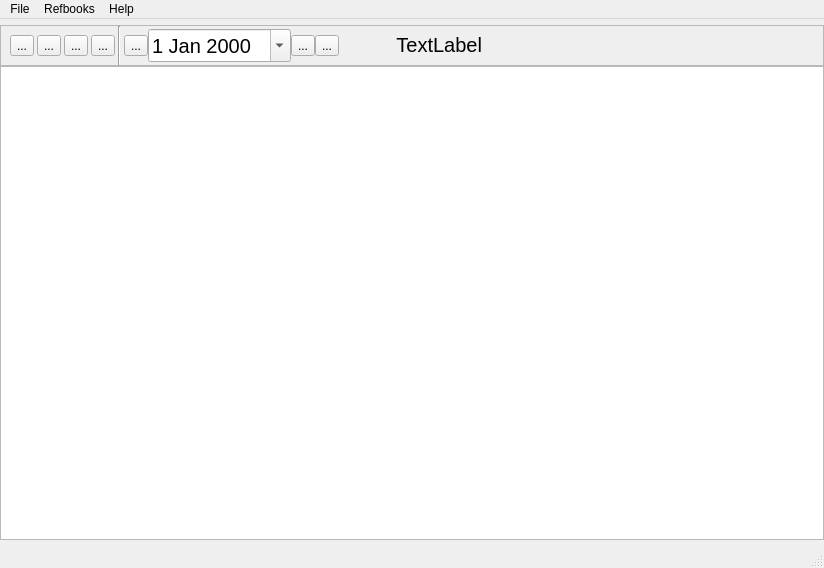
<?xml version="1.0" encoding="UTF-8"?>
<ui version="4.0">
 <class>MainWindow</class>
 <widget class="QMainWindow" name="MainWindow">
  <property name="geometry">
   <rect>
    <x>0</x>
    <y>0</y>
    <width>824</width>
    <height>568</height>
   </rect>
  </property>
  <property name="sizePolicy">
   <sizepolicy hsizetype="Expanding" vsizetype="Expanding">
    <horstretch>0</horstretch>
    <verstretch>0</verstretch>
   </sizepolicy>
  </property>
  <property name="windowTitle">
   <string>TM3</string>
  </property>
  <property name="windowIcon">
   <iconset>
    <normaloff>:/images/clock_red48.png</normaloff>:/images/clock_red48.png</iconset>
  </property>
  <property name="iconSize">
   <size>
    <width>48</width>
    <height>48</height>
   </size>
  </property>
  <widget class="QWidget" name="centralwidget">
   <layout class="QVBoxLayout" name="verticalLayout">
    <property name="spacing">
     <number>0</number>
    </property>
    <property name="leftMargin">
     <number>0</number>
    </property>
    <property name="topMargin">
     <number>6</number>
    </property>
    <property name="rightMargin">
     <number>0</number>
    </property>
    <property name="bottomMargin">
     <number>6</number>
    </property>
    <item>
     <widget class="QFrame" name="frame">
      <property name="frameShape">
       <enum>QFrame::NoFrame</enum>
      </property>
      <property name="frameShadow">
       <enum>QFrame::Sunken</enum>
      </property>
      <layout class="QVBoxLayout" name="verticalLayout_2">
       <property name="spacing">
        <number>0</number>
       </property>
       <property name="leftMargin">
        <number>0</number>
       </property>
       <property name="topMargin">
        <number>0</number>
       </property>
       <property name="rightMargin">
        <number>0</number>
       </property>
       <property name="bottomMargin">
        <number>0</number>
       </property>
       <item>
        <widget class="QFrame" name="frame_2">
         <property name="sizePolicy">
          <sizepolicy hsizetype="Expanding" vsizetype="Fixed">
           <horstretch>0</horstretch>
           <verstretch>40</verstretch>
          </sizepolicy>
         </property>
         <property name="maximumSize">
          <size>
           <width>16777215</width>
           <height>41</height>
          </size>
         </property>
         <property name="frameShape">
          <enum>QFrame::StyledPanel</enum>
         </property>
         <property name="frameShadow">
          <enum>QFrame::Raised</enum>
         </property>
         <layout class="QHBoxLayout" name="horizontalLayout_2">
          <property name="spacing">
           <number>3</number>
          </property>
          <property name="topMargin">
           <number>0</number>
          </property>
          <property name="bottomMargin">
           <number>0</number>
          </property>
          <item>
           <widget class="QToolButton" name="btnAdd">
            <property name="autoFillBackground">
             <bool>true</bool>
            </property>
            <property name="text">
             <string>...</string>
            </property>
            <property name="iconSize">
             <size>
              <width>24</width>
              <height>24</height>
             </size>
            </property>
            <property name="autoRaise">
             <bool>false</bool>
            </property>
           </widget>
          </item>
          <item>
           <widget class="QToolButton" name="btnUpdate">
            <property name="text">
             <string>...</string>
            </property>
            <property name="iconSize">
             <size>
              <width>24</width>
              <height>24</height>
             </size>
            </property>
           </widget>
          </item>
          <item>
           <widget class="QToolButton" name="btnDel">
            <property name="text">
             <string>...</string>
            </property>
            <property name="iconSize">
             <size>
              <width>24</width>
              <height>24</height>
             </size>
            </property>
           </widget>
          </item>
          <item>
           <widget class="QToolButton" name="btnReport">
            <property name="sizePolicy">
             <sizepolicy hsizetype="Fixed" vsizetype="Fixed">
              <horstretch>0</horstretch>
              <verstretch>0</verstretch>
             </sizepolicy>
            </property>
            <property name="text">
             <string>...</string>
            </property>
            <property name="iconSize">
             <size>
              <width>24</width>
              <height>24</height>
             </size>
            </property>
           </widget>
          </item>
          <item>
           <widget class="Line" name="line">
            <property name="orientation">
             <enum>Qt::Vertical</enum>
            </property>
           </widget>
          </item>
          <item>
           <widget class="QWidget" name="widget" native="true">
            <property name="sizePolicy">
             <sizepolicy hsizetype="Fixed" vsizetype="Preferred">
              <horstretch>200</horstretch>
              <verstretch>0</verstretch>
             </sizepolicy>
            </property>
            <layout class="QHBoxLayout" name="horizontalLayout">
             <property name="spacing">
              <number>0</number>
             </property>
             <property name="leftMargin">
              <number>0</number>
             </property>
             <property name="topMargin">
              <number>0</number>
             </property>
             <property name="rightMargin">
              <number>0</number>
             </property>
             <property name="bottomMargin">
              <number>0</number>
             </property>
             <item>
              <widget class="QToolButton" name="btnDateBack">
               <property name="text">
                <string>...</string>
               </property>
               <property name="icon">
                <iconset resource="../TM3res.qrc">
                 <normaloff>:/images/new/left-pointing-arrow.png</normaloff>:/images/new/left-pointing-arrow.png</iconset>
               </property>
               <property name="iconSize">
                <size>
                 <width>24</width>
                 <height>24</height>
                </size>
               </property>
              </widget>
             </item>
             <item>
              <widget class="QDateEdit" name="dateEdit">
               <property name="font">
                <font>
                 <family>Tahoma</family>
                 <pointsize>15</pointsize>
                </font>
               </property>
               <property name="calendarPopup">
                <bool>true</bool>
               </property>
              </widget>
             </item>
             <item>
              <widget class="QToolButton" name="btnToday">
               <property name="toolTip">
                <string>Сегодня</string>
               </property>
               <property name="text">
                <string>...</string>
               </property>
               <property name="icon">
                <iconset resource="../TM3res.qrc">
                 <normaloff>:/images/new/homepage.png</normaloff>:/images/new/homepage.png</iconset>
               </property>
               <property name="iconSize">
                <size>
                 <width>24</width>
                 <height>24</height>
                </size>
               </property>
              </widget>
             </item>
             <item>
              <widget class="QToolButton" name="btnDateFwd">
               <property name="text">
                <string>...</string>
               </property>
               <property name="icon">
                <iconset resource="../TM3res.qrc">
                 <normaloff>:/images/new/right-arrow.png</normaloff>:/images/new/right-arrow.png</iconset>
               </property>
               <property name="iconSize">
                <size>
                 <width>24</width>
                 <height>24</height>
                </size>
               </property>
              </widget>
             </item>
            </layout>
           </widget>
          </item>
          <item>
           <widget class="QLabel" name="lblLoad">
            <property name="sizePolicy">
             <sizepolicy hsizetype="Fixed" vsizetype="Preferred">
              <horstretch>171</horstretch>
              <verstretch>0</verstretch>
             </sizepolicy>
            </property>
            <property name="minimumSize">
             <size>
              <width>140</width>
              <height>0</height>
             </size>
            </property>
            <property name="maximumSize">
             <size>
              <width>140</width>
              <height>16777215</height>
             </size>
            </property>
            <property name="font">
             <font>
              <family>Tahoma</family>
              <pointsize>15</pointsize>
             </font>
            </property>
            <property name="text">
             <string>TextLabel</string>
            </property>
            <property name="textFormat">
             <enum>Qt::RichText</enum>
            </property>
            <property name="alignment">
             <set>Qt::AlignRight|Qt::AlignTrailing|Qt::AlignVCenter</set>
            </property>
           </widget>
          </item>
          <item>
           <spacer name="horizontalSpacer">
            <property name="orientation">
             <enum>Qt::Horizontal</enum>
            </property>
            <property name="sizeHint" stdset="0">
             <size>
              <width>437</width>
              <height>20</height>
             </size>
            </property>
           </spacer>
          </item>
         </layout>
        </widget>
       </item>
       <item>
        <widget class="QTableView" name="tableActs">
         <property name="font">
          <font>
           <family>Tahoma</family>
           <pointsize>15</pointsize>
          </font>
         </property>
         <property name="alternatingRowColors">
          <bool>true</bool>
         </property>
        </widget>
       </item>
      </layout>
     </widget>
    </item>
   </layout>
  </widget>
  <widget class="QMenuBar" name="menubar">
   <property name="geometry">
    <rect>
     <x>0</x>
     <y>0</y>
     <width>824</width>
     <height>22</height>
    </rect>
   </property>
   <widget class="QMenu" name="menuFile">
    <property name="title">
     <string>File</string>
    </property>
    <addaction name="actExit"/>
   </widget>
   <widget class="QMenu" name="menuRB">
    <property name="title">
     <string>Refbooks</string>
    </property>
    <addaction name="actNew2"/>
    <addaction name="actUnits"/>
    <addaction name="actRates"/>
    <addaction name="actTags"/>
    <addaction name="actCat"/>
   </widget>
   <widget class="QMenu" name="menuHelp">
    <property name="title">
     <string>Help</string>
    </property>
    <addaction name="actAbout"/>
   </widget>
   <addaction name="menuFile"/>
   <addaction name="menuRB"/>
   <addaction name="menuHelp"/>
  </widget>
  <widget class="QStatusBar" name="statusbar"/>
  <action name="actExit">
   <property name="text">
    <string>Exit</string>
   </property>
   <property name="toolTip">
    <string>Exit to desktop</string>
   </property>
   <property name="shortcut">
    <string>Ctrl+W</string>
   </property>
  </action>
  <action name="actAbout">
   <property name="text">
    <string>About</string>
   </property>
  </action>
  <action name="actionActNew">
   <property name="icon">
    <iconset resource="../TM3res.qrc">
     <normaloff>:/images/new/check-mark.png</normaloff>:/images/new/check-mark.png</iconset>
   </property>
   <property name="text">
    <string>Add action</string>
   </property>
   <property name="toolTip">
    <string>New action</string>
   </property>
   <property name="shortcut">
    <string>Del</string>
   </property>
  </action>
  <action name="actToggleToolBar">
   <property name="text">
    <string>Hide toolbar</string>
   </property>
   <property name="toolTip">
    <string>Hide toolbar</string>
   </property>
   <property name="shortcut">
    <string>Alt+T</string>
   </property>
  </action>
  <action name="actUnits">
   <property name="text">
    <string>Units</string>
   </property>
  </action>
  <action name="actRates">
   <property name="text">
    <string>Rates</string>
   </property>
  </action>
  <action name="actCat">
   <property name="text">
    <string>Cats</string>
   </property>
  </action>
  <action name="actionUpdate">
   <property name="icon">
    <iconset resource="../TM3res.qrc">
     <normaloff>:/images/new/pencil.png</normaloff>:/images/new/pencil.png</iconset>
   </property>
   <property name="text">
    <string>Update action</string>
   </property>
   <property name="toolTip">
    <string>Update</string>
   </property>
   <property name="shortcut">
    <string>Return</string>
   </property>
  </action>
  <action name="actionDel">
   <property name="icon">
    <iconset resource="../TM3res.qrc">
     <normaloff>:/images/new/cross.png</normaloff>:/images/new/cross.png</iconset>
   </property>
   <property name="text">
    <string>Delete action</string>
   </property>
   <property name="toolTip">
    <string>Delete action</string>
   </property>
   <property name="shortcut">
    <string>Alt+Del</string>
   </property>
  </action>
  <action name="actionSimpleReport">
   <property name="icon">
    <iconset resource="../TM3res.qrc">
     <normaloff>:/images/new/edit-document.png</normaloff>:/images/new/edit-document.png</iconset>
   </property>
   <property name="text">
    <string>Time report</string>
   </property>
   <property name="toolTip">
    <string>Time report</string>
   </property>
   <property name="shortcut">
    <string>R</string>
   </property>
  </action>
  <action name="actTags">
   <property name="text">
    <string>Tags</string>
   </property>
  </action>
  <action name="actNew2">
   <property name="icon">
    <iconset>
     <normaloff>:/images/list-add.png</normaloff>:/images/list-add.png</iconset>
   </property>
   <property name="text">
    <string>Add action</string>
   </property>
   <property name="toolTip">
    <string>New Action</string>
   </property>
   <property name="shortcut">
    <string>Ins</string>
   </property>
  </action>
 </widget>
 <resources>
  <include location="../TM3res.qrc"/>
 </resources>
 <connections>
  <connection>
   <sender>actExit</sender>
   <signal>triggered()</signal>
   <receiver>MainWindow</receiver>
   <slot>close()</slot>
   <hints>
    <hint type="sourcelabel">
     <x>-1</x>
     <y>-1</y>
    </hint>
    <hint type="destinationlabel">
     <x>399</x>
     <y>299</y>
    </hint>
   </hints>
  </connection>
  <connection>
   <sender>actAbout</sender>
   <signal>triggered()</signal>
   <receiver>MainWindow</receiver>
   <slot>about()</slot>
   <hints>
    <hint type="sourcelabel">
     <x>-1</x>
     <y>-1</y>
    </hint>
    <hint type="destinationlabel">
     <x>399</x>
     <y>299</y>
    </hint>
   </hints>
  </connection>
  <connection>
   <sender>actionActNew</sender>
   <signal>triggered()</signal>
   <receiver>MainWindow</receiver>
   <slot>addAct()</slot>
   <hints>
    <hint type="sourcelabel">
     <x>-1</x>
     <y>-1</y>
    </hint>
    <hint type="destinationlabel">
     <x>399</x>
     <y>299</y>
    </hint>
   </hints>
  </connection>
  <connection>
   <sender>actUnits</sender>
   <signal>triggered()</signal>
   <receiver>MainWindow</receiver>
   <slot>actUnitsDlg()</slot>
   <hints>
    <hint type="sourcelabel">
     <x>-1</x>
     <y>-1</y>
    </hint>
    <hint type="destinationlabel">
     <x>396</x>
     <y>296</y>
    </hint>
   </hints>
  </connection>
  <connection>
   <sender>actRates</sender>
   <signal>triggered()</signal>
   <receiver>MainWindow</receiver>
   <slot>actRates()</slot>
   <hints>
    <hint type="sourcelabel">
     <x>-1</x>
     <y>-1</y>
    </hint>
    <hint type="destinationlabel">
     <x>394</x>
     <y>294</y>
    </hint>
   </hints>
  </connection>
  <connection>
   <sender>actCat</sender>
   <signal>triggered()</signal>
   <receiver>MainWindow</receiver>
   <slot>actCatDlg()</slot>
   <hints>
    <hint type="sourcelabel">
     <x>-1</x>
     <y>-1</y>
    </hint>
    <hint type="destinationlabel">
     <x>393</x>
     <y>293</y>
    </hint>
   </hints>
  </connection>
  <connection>
   <sender>tableActs</sender>
   <signal>doubleClicked(QModelIndex)</signal>
   <receiver>MainWindow</receiver>
   <slot>updateAct(QModelIndex)</slot>
   <hints>
    <hint type="sourcelabel">
     <x>283</x>
     <y>249</y>
    </hint>
    <hint type="destinationlabel">
     <x>301</x>
     <y>579</y>
    </hint>
   </hints>
  </connection>
  <connection>
   <sender>actionDel</sender>
   <signal>triggered()</signal>
   <receiver>MainWindow</receiver>
   <slot>delAct()</slot>
   <hints>
    <hint type="sourcelabel">
     <x>-1</x>
     <y>-1</y>
    </hint>
    <hint type="destinationlabel">
     <x>420</x>
     <y>292</y>
    </hint>
   </hints>
  </connection>
  <connection>
   <sender>actionUpdate</sender>
   <signal>triggered()</signal>
   <receiver>MainWindow</receiver>
   <slot>updateAction()</slot>
   <hints>
    <hint type="sourcelabel">
     <x>-1</x>
     <y>-1</y>
    </hint>
    <hint type="destinationlabel">
     <x>420</x>
     <y>292</y>
    </hint>
   </hints>
  </connection>
  <connection>
   <sender>dateEdit</sender>
   <signal>dateChanged(QDate)</signal>
   <receiver>MainWindow</receiver>
   <slot>dateChanged()</slot>
   <hints>
    <hint type="sourcelabel">
     <x>245</x>
     <y>56</y>
    </hint>
    <hint type="destinationlabel">
     <x>241</x>
     <y>-19</y>
    </hint>
   </hints>
  </connection>
  <connection>
   <sender>btnDateBack</sender>
   <signal>clicked()</signal>
   <receiver>MainWindow</receiver>
   <slot>dayBack()</slot>
   <hints>
    <hint type="sourcelabel">
     <x>164</x>
     <y>64</y>
    </hint>
    <hint type="destinationlabel">
     <x>-51</x>
     <y>29</y>
    </hint>
   </hints>
  </connection>
  <connection>
   <sender>btnDateFwd</sender>
   <signal>clicked()</signal>
   <receiver>MainWindow</receiver>
   <slot>dayFwd()</slot>
   <hints>
    <hint type="sourcelabel">
     <x>308</x>
     <y>64</y>
    </hint>
    <hint type="destinationlabel">
     <x>312</x>
     <y>-23</y>
    </hint>
   </hints>
  </connection>
  <connection>
   <sender>actionSimpleReport</sender>
   <signal>triggered()</signal>
   <receiver>MainWindow</receiver>
   <slot>actSimpleReport()</slot>
   <hints>
    <hint type="sourcelabel">
     <x>-1</x>
     <y>-1</y>
    </hint>
    <hint type="destinationlabel">
     <x>411</x>
     <y>283</y>
    </hint>
   </hints>
  </connection>
  <connection>
   <sender>btnToday</sender>
   <signal>clicked()</signal>
   <receiver>MainWindow</receiver>
   <slot>today()</slot>
   <hints>
    <hint type="sourcelabel">
     <x>281</x>
     <y>64</y>
    </hint>
    <hint type="destinationlabel">
     <x>301</x>
     <y>-62</y>
    </hint>
   </hints>
  </connection>
  <connection>
   <sender>actTags</sender>
   <signal>triggered()</signal>
   <receiver>MainWindow</receiver>
   <slot>actTagDlg()</slot>
   <hints>
    <hint type="sourcelabel">
     <x>-1</x>
     <y>-1</y>
    </hint>
    <hint type="destinationlabel">
     <x>411</x>
     <y>283</y>
    </hint>
   </hints>
  </connection>
  <connection>
   <sender>actNew2</sender>
   <signal>triggered()</signal>
   <receiver>MainWindow</receiver>
   <slot>addAct2()</slot>
   <hints>
    <hint type="sourcelabel">
     <x>-1</x>
     <y>-1</y>
    </hint>
    <hint type="destinationlabel">
     <x>411</x>
     <y>283</y>
    </hint>
   </hints>
  </connection>
 </connections>
 <slots>
  <slot>about()</slot>
  <slot>addAct()</slot>
  <slot>toggleToolBar()</slot>
  <slot>actUnitsDlg()</slot>
  <slot>actRates()</slot>
  <slot>actCatDlg()</slot>
  <slot>updateAct(QModelIndex)</slot>
  <slot>delAct()</slot>
  <slot>dayBack()</slot>
  <slot>dayFwd()</slot>
  <slot>showCalendar()</slot>
  <slot>updateAction()</slot>
  <slot>dateChanged()</slot>
  <slot>actSimpleReport()</slot>
  <slot>today()</slot>
  <slot>actTagDlg()</slot>
  <slot>actBudjetDlg()</slot>
  <slot>actDaysDlg()</slot>
  <slot>addAct2()</slot>
 </slots>
</ui>
